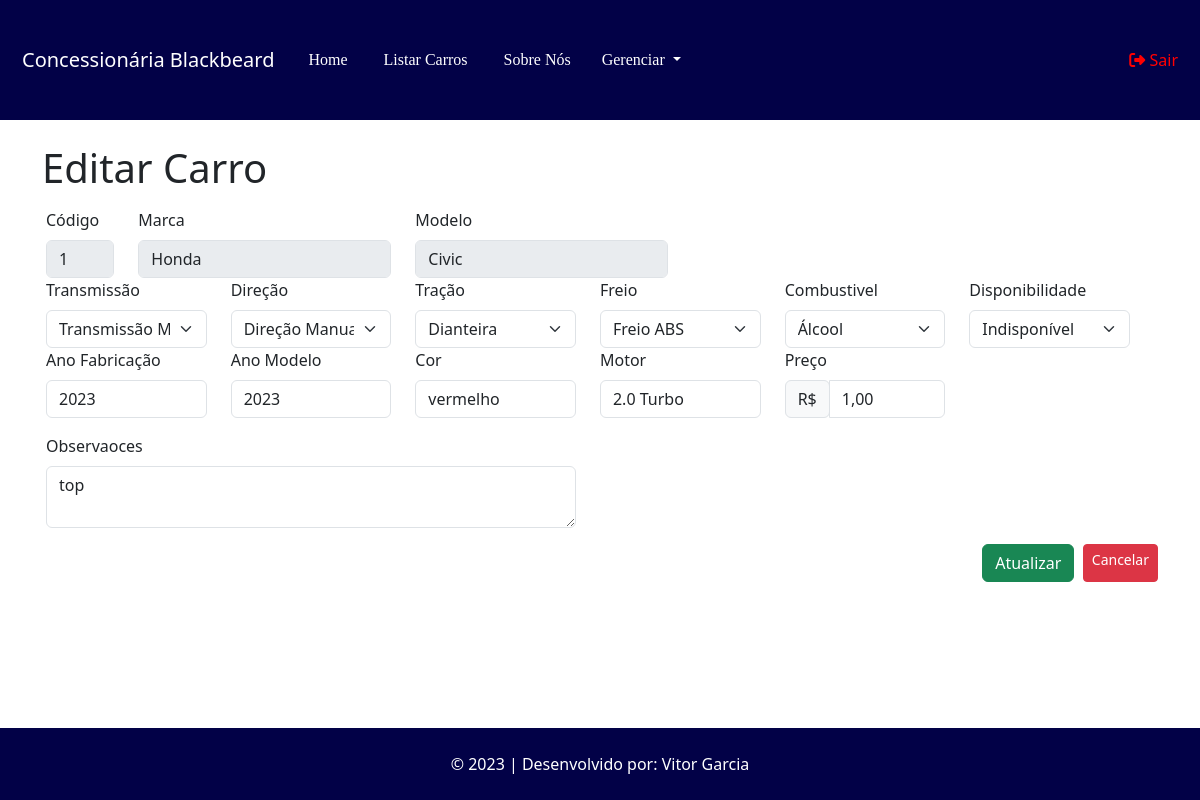
Screenshot of /carro/edicao/1 (signed in) with the database file from the repository.
### tables this page shows
CREATE TABLE `carro` (
  `id` int(11) NOT NULL,
  `id_modelo` int(11) NOT NULL,
  `ano_fabricacao` year(4) NOT NULL,
  `cor` varchar(50) NOT NULL,
  `preco_venda` decimal(10,2) NOT NULL,
  `quilometragem` int(11) NOT NULL,
  `modelo_direcao` varchar(50) NOT NULL,
  `modelo_transmissao` varchar(50) NOT NULL,
  `placa` varchar(12) NOT NULL,
  `observacoes` varchar(255) NOT NULL,
  `disponibilidade` varchar(50) NOT NULL,
  `tipo_freio` varchar(15) NOT NULL,
  `motor` varchar(15) NOT NULL,
  `tipo_combustivel` varchar(15) NOT NULL,
  `tipo_tracao` varchar(15) NOT NULL,
  `ano_modelo` year(4) NOT NULL
);

CREATE TABLE `marca` (
  `id` int(11) NOT NULL,
  `nome` varchar(100) NOT NULL
);

CREATE TABLE `modelo` (
  `id` int(11) NOT NULL,
  `nome` varchar(100) NOT NULL,
  `id_marca` int(11) NOT NULL
);

### App/Controllers/Controller.php (called while the page is built, shortened)
<?php
abstract class Controller
{
    private $viewVar;
    public function render($view)
    {
        $viewVar = $this->getViewVar();
        require_once PATH . '/App/Views/layouts/cabecalho.php';
        require_once PATH . '/App/Views/layouts/menu.php';
        require_once PATH . '/App/Views/' . $view . '.php';
        require_once PATH . '/App/Views/layouts/rodape.php';
    }
    public function getViewVar()
    {
        return $this->viewVar;
    }
    public function setViewParam($varName, $varValue)
    {
        if ($varName != "" && $varValue != "") {
            $this->viewVar[$varName] = $varValue;
        }
    }
}

### App/Controllers/CarroController.php (called while the page is built, shortened)
<?php
class CarroController extends Controller
{
    public function edicao($params){
        $idCarro = $params[0];
        $carroDAO = new CarroDAO();
        $carro = $carroDAO->listar($idCarro);
        $this->render('/carro/editar');
    }
}

### index.php (called while the page is built, shortened)
<?php
try {
    $app = new App();
    $app->run();
}catch (\Exception $e){
    $oError = new Erro($e);
    $oError->render();
}

### App/Models/DAO/BaseDAO.php (called while the page is built, shortened)
<?php
abstract class BaseDAO
{
    private $conexao;
    public function __construct()
    {
        $this->conexao = Conexao::getConnection();
    }
    public function select($sql)
    {
        if (!empty($sql)) {
            return $this->conexao->query($sql);
        }
    }
}

### App/Lib/Conexao.php (called while the page is built, shortened)
<?php
class Conexao
{
    private static $connection;
    public static function getConnection()
    {
        $pdoConfig = DB_DRIVER . ":" . "host=" . DB_HOST . ";";
        $pdoConfig .= "dbname=" . DB_NAME . ";";
        try {
            if (!isset(self::$connection)) {
                self::$connection = new PDO($pdoConfig, DB_USER, DB_PASSWORD);
                self::$connection->setAttribute(PDO::ATTR_ERRMODE, PDO::ERRMODE_EXCEPTION);
            }
            return self::$connection;
        } catch (PDOException $e) {
            throw new Exception("Erro de conexão com o banco de dados", 500);
        }
    }
}

### App/Models/DAO/CarroDAO.php (called while the page is built, shortened)
<?php
class CarroDAO extends BaseDAO{
    public function listar($id = null){
        if($id){
            $resultado = $this->select(
                "SELECT * FROM carro WHERE id = $id"
            );
            return $resultado->fetchObject(Carro::class);
        } else {
            $resultado = $this->select(
                'SELECT * FROM carro'
            );
            return $resultado->fetchAll(\PDO::FETCH_CLASS, Carro::class);
        }
        return false;
    }
}
?>

### App/Models/Entidades/Carro.php (called while the page is built, shortened)
<?php
class Carro{
     private $id;
     private $ano_fabricacao;
     private $ano_modelo;
     private $cor;
     private $preco_venda;
     private $modelo_direcao;
     private $modelo_transmissao;
     private $observacoes;
     private $disponibilidade;
     private $tipo_freio;
     private $motor;
     private $tipo_tracao;
     public function getId(){
          return $this->id;
     }
     function getAno_fabricacao(){
          return $this->ano_fabricacao;
     }
     function getAno_modelo(){
          return $this->ano_modelo;
     }
     public function getCor(){
          return $this->cor;
     }
     public function getPreco_venda(){
          return $this->preco_venda;
     }
     public function getModelo_direcao(){
          return $this->modelo_direcao;
     }
     public function getModelo_transmissao(){
          return $this->modelo_transmissao;
     }
     public function getObservacoes(){
          return $this->observacoes;
     }
     public function getDisponibilidade(){
          return $this->disponibilidade;
     }
     public function getTipo_freio(){
          return $this->tipo_freio;
     }
     public function getMotor(){
          return $this->motor;
     }
     public function getTipo_tracao(){
          return $this->tipo_tracao;
     }
     private $id_modelo;
     public function getId_modelo(){
          return $this->id_modelo;
     }
}
?>

### App/Models/DAO/ModeloDAO.php (called while the page is built, shortened)
<?php
class ModeloDAO extends BaseDAO{
    public function listar($id = null){
        if($id){
            $resultado = $this->select(
                "SELECT * FROM modelo WHERE id = $id"
            );
            return $resultado->fetchObject(Modelo::class);
        } else {
            $resultado = $this->select(
                'SELECT * FROM modelo'
            );
            return $resultado->fetchAll(\PDO::FETCH_CLASS, Modelo::class);
        }
        return false;
    }
}
?>

### App/Models/Entidades/Modelo.php (called while the page is built, shortened)
<?php
class Modelo{
     private $nome;
     private $id_marca;
     public function getNome(){
          return $this->nome;
     }
   function getId_marca(){
        return $this->id_marca;
   }
}
?>

### App/Models/DAO/MarcaDAO.php (called while the page is built, shortened)
<?php
class MarcaDAO extends BaseDAO{
    public function listar($id = null){
        if($id){
            $resultado = $this->select(
                "SELECT * FROM marca WHERE id = $id"
            );
            return $resultado->fetchObject(Marca::class);
        } else {
            $resultado = $this->select(
                'SELECT * FROM marca'
            );
            return $resultado->fetchAll(\PDO::FETCH_CLASS, Marca::class);
        }
        return false;
    }
}
?>

### App/Models/Entidades/Marca.php (called while the page is built, shortened)
<?php
class Marca{
     private $nome;
   function getNome(){
        return $this->nome;
   }
}
?>

### App/Views/carro/editar.php (the view, shortened to what this page needs)
<?php
$carro = $viewVar['carro'];
$modeloDAO = new ModeloDAO();
$modelo = $modeloDAO->listar($carro->getId_modelo());
$marcaDAO = new MarcaDAO();
$marca = $marcaDAO->listar($modelo->getId_marca());
if (isset($_SESSION['login'])) {
?>
<div class="container">
  <br>
    <h1>Editar Carro</h1>
  <br>
  <form action="http://<?php echo APP_HOST; ?>/carro/atualizar" method="post" class="row g-3">
    <div class="row">
      <div class="col-md-1">
        <label for="id" class="form-label">Código</label>
        <input type="text" class="form-control" value="<?php echo $carro->getId(); ?>" disabled>
      </div>
      <div class="col-md-3">
        <label for="inputMarca" class="form-label">Marca</label>
        <input type="text" class="form-control" id="inputMarca" value="<?php echo $marca->getNome(); ?>" disabled>
      </div>
      <div class="col-md-3">
        <label for="inputModelo" class="form-label">Modelo</label>
        <input type="text" class="form-control" id="inputModelo" value="<?php echo $modelo->getNome(); ?>" disabled>
      </div>
    </div>
    <div class="row">
        <div class="col-md-2">
          <label for="selectTransmissaos" class="form-label">Transmissão</label>
            <select class="form-select" aria-label="Selecione o Cambio" id="selectTransmissao" name="transmissao">
              <option <?php echo ($carro->getModelo_transmissao() == "Transmissão Manual" ) ? "selected" : null ; ?> value="Transmissão Manual">Transmissão Manual</option>
            </select>
        </div>
        <div class="col-md-2">
          <label for="selectDirecao" class="form-label">Direção</label>
            <select class="form-select" aria-label="Selecione a Direção" id="selectDirecao" name="direcao">
              <option <?php echo ($carro->getModelo_direcao() == "Manual" ) ? "selected" : null ; ?> value="Manual">Direção Manual</option>
            </select>
        </div>
        <div class="col-md-2">
          <label for="selectTracao" class="form-label">Tração</label>
            <select class="form-select" aria-label="Selecione a Tração" id="selectTracao" name="tracao">
              <option <?php echo ($carro->getTipo_tracao() == "Dianteira" ) ? "selected" : null ; ?> value="Dianteira">Dianteira</option>
            </select>
        </div>
        <div class="col-md-2">
          <label for="selectFreio" class="form-label">Freio</label>
            <select class="form-select" aria-label="Selecione o Tipo do Freio" id="selectFreio" name="freio">
              <option <?php echo ($carro->getTipo_tracao() == "ABS" ) ? "selected" : null ; ?> value="ABS">Freio ABS</option>
            </select>
        </div>
        <div class="col-md-2">
          <label for="selectCombustivel" class="form-label">Combustivel</label>
            <select class="form-select" aria-label="Tipo do Combustivel" id="selectCombustivel" name="combustivel">
              <option <?php echo ($carro->getTipo_freio() == "Álcool" ) ? "selected" : null ; ?> value="Álcool">Álcool</option>
            </select>
        </div>
        <div class="col-md-2">
          <label for="selectDisponibilidade" class="form-label">Disponibilidade</label>
            <select class="form-select" aria-label="Disponibildiade" id="selectDisponibilidade" name="disponibilidade">
              <option <?php echo ($carro->getDisponibilidade() == "Indisponível" ) ? "selected" : null ; ?> value="Indisponível">Indisponível</option>
            </select>
        </div>
      </div>
    <div class="row">
      <div class="col-md-2">
        <label for="inputAno_modelo" class="form-label">Ano Fabricação</label>
        <input type="text" class="form-control" id="ano_fabricacao" name="ano_fabricacao" value="<?php echo $carro->getAno_fabricacao(); ?>">
      </div>
      <div class="col-md-2">
        <label for="inputAno_modelo" class="form-label">Ano Modelo</label>
        <input type="text" class="form-control" id="ano_modelo" name="ano_modelo" value="<?php echo $carro->getAno_modelo(); ?>">
      </div>
      <div class="col-md-2">
        <label for="inputCor" class="form-label">Cor</label>
        <input type="text" class="form-control" id="inputCor" name="cor" value="<?php echo $carro->getCor(); ?>">
      </div>
      <div class="col-md-2">
        <label for="inputMotor" class="form-label">Motor</label>
        <input type="text" class="form-control" id="inputMotor" name="motor" value="<?php echo $carro->getMotor(); ?>">
      </div>
      <div class="col-md-2">
          <label for="inputPreco" class="form-label">Preço</label>
          <div class="input-group mb-3">
              <div class="input-group-prepend">
                  <span class="input-group-text">R$</span>
              </div>
              <input type="text" class="form-control money" id="inputPreco_venda" name="preco_venda" value="<?php echo number_format($carro->getPreco_venda(), 2, ',', '.'); ?>">
          </div>
      </div>
      <div class="col-md-6">
        <label for="inputObservacao" class="form-label">Observaoces</label>
        <textarea type="textarea" class="form-control" id="inputObservacao" name="observacao"><?php echo $carro->getObservacoes(); ?></textarea>
      </div>
    </div>
    <div class="col-md-12 d-flex justify-content-end">
      <button type="submit" class="btn btn-success">Atualizar</button>&nbsp&nbsp
      <a href="http://<?php echo APP_HOST; ?>/carro/pesquisar" class="btn btn-danger btn-sm">Cancelar</a>
   </div>
      </form>
        <br>
</div>
<?php
    }
?>

### rows the page displays
carro: id "1", transmissao "Transmissão Manual", direcao "Direção Manual", tracao "Dianteira", disponibilidade "Indisponível", ano_fabricacao "2023", ano_modelo "2023", cor "vermelho", motor "2.0 Turbo", preco_venda "1,00", observacao "top"
marca: nome "Honda"
modelo: nome "Civic"
